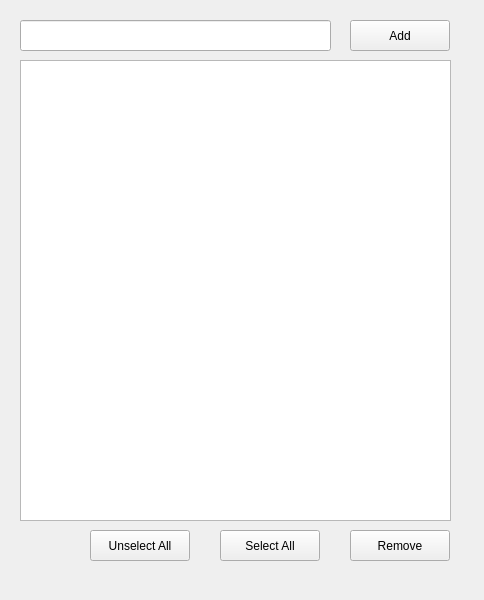
<?xml version="1.0" encoding="UTF-8"?>
<ui version="4.0">
 <class>MainWindow</class>
 <widget class="QMainWindow" name="MainWindow">
  <property name="geometry">
   <rect>
    <x>0</x>
    <y>0</y>
    <width>484</width>
    <height>600</height>
   </rect>
  </property>
  <property name="windowTitle">
   <string>MainWindow</string>
  </property>
  <widget class="QWidget" name="centralwidget">
   <widget class="QLineEdit" name="txtTask">
    <property name="geometry">
     <rect>
      <x>20</x>
      <y>20</y>
      <width>311</width>
      <height>31</height>
     </rect>
    </property>
   </widget>
   <widget class="QPushButton" name="btnAdd">
    <property name="geometry">
     <rect>
      <x>350</x>
      <y>20</y>
      <width>100</width>
      <height>31</height>
     </rect>
    </property>
    <property name="text">
     <string>Add</string>
    </property>
   </widget>
   <widget class="QListWidget" name="listWidget">
    <property name="geometry">
     <rect>
      <x>20</x>
      <y>60</y>
      <width>431</width>
      <height>461</height>
     </rect>
    </property>
   </widget>
   <widget class="QPushButton" name="btnRemove">
    <property name="geometry">
     <rect>
      <x>350</x>
      <y>530</y>
      <width>100</width>
      <height>31</height>
     </rect>
    </property>
    <property name="text">
     <string>Remove</string>
    </property>
   </widget>
   <widget class="QPushButton" name="btnSelectAll">
    <property name="geometry">
     <rect>
      <x>220</x>
      <y>530</y>
      <width>100</width>
      <height>31</height>
     </rect>
    </property>
    <property name="text">
     <string>Select All</string>
    </property>
   </widget>
   <widget class="QPushButton" name="btnUnselectAll">
    <property name="geometry">
     <rect>
      <x>90</x>
      <y>530</y>
      <width>100</width>
      <height>31</height>
     </rect>
    </property>
    <property name="text">
     <string>Unselect All</string>
    </property>
   </widget>
  </widget>
 </widget>
 <resources/>
 <connections/>
</ui>
